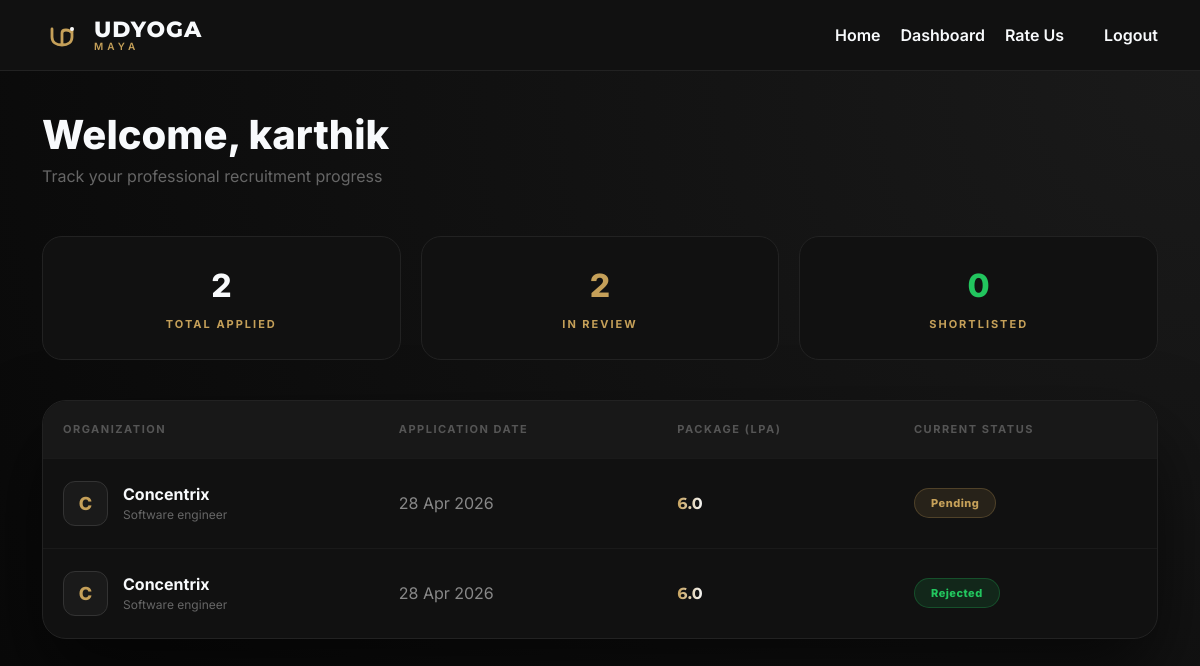
The app's page /dashboard/ (signed in) with its own data.
### placements/models.py (models this page shows, shortened)
class Application(models.Model):
    STATUS_CHOICES = [
        ('Pending', 'Pending'),
        ('Accepted', 'Accepted'),
        ('Rejected', 'Rejected'),
    ]
    student = models.ForeignKey(User, on_delete=models.CASCADE)
    job = models.ForeignKey(JobPost, on_delete=models.CASCADE)
    applied_on = models.DateTimeField(auto_now_add=True)
    status = models.CharField(max_length=20, choices=STATUS_CHOICES, default="Pending")
    class Meta:
        unique_together = ('student', 'job')

class JobPost(models.Model):
    company_name = models.CharField(max_length=200)
    job_title = models.CharField(max_length=200)
    description = models.TextField()
    salary_lpa = models.FloatField(verbose_name="Package in LPA")
    min_cgpa_required = models.DecimalField(max_digits=4, decimal_places=2)
    posted_on = models.DateTimeField(auto_now_add=True)

### placements/views.py (the view)
# urls.py: path('dashboard/', views.dashboard, name='dashboard'),
@login_required
def dashboard(request):
    user_applications = Application.objects.filter(student=request.user).select_related('job')
    return render(request, 'dashboard.html', {'applications': user_applications})

### placements/templates/dashboard.html (shortened to what this page needs)
{% extends 'base.html' %}
{% block content %}
<div class="dashboard-wrapper">
    <div class="container">
        <div class="mb-5">
            <h1 style="color: #f8fafc; font-weight: 800; margin-bottom: 5px;">Welcome, {{ user.username }}</h1>
            <p style="color: #666;">Track your professional recruitment progress</p>
        </div>
        <div class="stats-grid">
            <div class="stat-card">
                <span class="stat-value">{{ applications|length }}</span>
                <span class="stat-label">Total Applied</span>
            </div>
            <div class="stat-card">
                <span class="stat-value" style="color: #c5a059;">
                    {% if applications %}{{ applications|length }}{% else %}0{% endif %}
                </span>
                <span class="stat-label">In Review</span>
            </div>
            <div class="stat-card">
                <span class="stat-value" style="color: #22c55e;">0</span>
                <span class="stat-label">Shortlisted</span>
            </div>
        </div>
        <div class="main-card">
            {% if applications %}
                <div class="table-responsive">
                    <table class="table-custom">
                        <thead>
                            <tr>
                                <th>Organization</th>
                                <th>Application Date</th>
                                <th>Package (LPA)</th>
                                <th>Current Status</th>
                            </tr>
                        </thead>
                        <tbody>
                            {% for app in applications %}
                            <tr>
                                <td>
                                    <div class="d-flex align-items-center">
                                        <div class="company-logo-placeholder">
                                            {{ app.job.company_name|slice:":1" }}
                                        </div>
                                        <div>
                                            <div style="font-weight: 700; font-size: 16px;">{{ app.job.company_name }}</div>
                                            <div style="color: #666; font-size: 12px;">{{ app.job.job_title }}</div>
                                        </div>
                                    </div>
                                </td>
                                <td style="color: #888;">{{ app.applied_on|date:"d M Y" }}</td>
                                <td><span class="salary-tag">{{ app.job.salary_lpa }}</span></td>
                                <td>
                                    <span class="status-pill {% if app.status == 'Pending' %}pill-pending{% else %}pill-accepted{% endif %}">
                                        {{ app.status }}
                                    </span>
                                </td>
                            </tr>
                            {% endfor %}
                        </tbody>
                    </table>
                </div>
            {% else %}
                <div class="text-center py-5">
                    <p style="color: #666;">No active applications found. Explore jobs to get started.</p>
                    <a href="{% url 'home' %}" class="btn-gold" style="display: inline-block; text-decoration: none;">Explore Jobs</a>
                </div>
            {% endif %}
        </div>
    </div>
</div>
{% endblock %}

### placements/templates/base.html (style rules this page uses)
:root { --charcoal: #080808; --matte-gold: #c5a059; --paper-white: #f8fafc; }
body { background-color: var(--charcoal); color: var(--paper-white); font-family: 'Inter', sans-serif; margin: 0; min-height: 100vh; }

### placements/templates/dashboard.html (style rules this page uses)
.dashboard-wrapper { padding: 40px 20px; background: radial-gradient(circle at top right, #1a1a1a, #080808); min-height: 95vh; }
.stats-grid { display: grid; grid-template-columns: repeat(auto-fit, minmax(200px, 1fr)); gap: 20px; margin-bottom: 40px; }
.stat-card { background: #111; border: 1px solid #222; padding: 25px; border-radius: 20px; text-align: center; transition: 0.3s; }
.stat-value { font-size: 32px; font-weight: 800; color: #f8fafc; display: block; }
.stat-label { color: #c5a059; font-size: 11px; text-transform: uppercase; letter-spacing: 2px; font-weight: 700; }
.main-card { background: #111; border: 1px solid #222; border-radius: 24px; overflow: hidden; box-shadow: 0 40px 80px rgba(0,0,0,0.6); }
.table-custom { width: 100%; border-collapse: separate; border-spacing: 0; }
.table-custom th { background: #181818; color: #555; font-size: 11px; text-transform: uppercase; letter-spacing: 1.5px; padding: 20px; border: none; }
.table-custom tr { transition: 0.2s; }
.table-custom td { padding: 22px 20px; border-top: 1px solid #1a1a1a; color: #f8fafc; vertical-align: middle; }
.company-logo-placeholder { width: 45px; height: 45px; background: #1a1a1a; border: 1px solid #333; border-radius: 12px; display: flex; align-items: center; justify-content: center; color: #c5a059; font-weight: 800; font-size: 18px; margin-right: 15px; }
.status-pill { padding: 6px 16px; border-radius: 100px; font-size: 11px; font-weight: 800; display: inline-block; letter-spacing: 0.5px; }
.pill-pending { background: #c5a05920; color: #c5a059; border: 1px solid #c5a05940; }
.pill-accepted { background: #22c55e20; color: #22c55e; border: 1px solid #22c55e40; }
.salary-tag { font-family: 'Montserrat', sans-serif; font-weight: 700; background: linear-gradient(to right, #c5a059, #f8fafc); -webkit-background-clip: text; -webkit-text-fill-color: transparent; }

### records on screen
Application: job.company_name "C", job.company_name "Concentrix", job.job_title "Software engineer", applied_on "28 Apr 2026", job.salary_lpa "6.0", status "Pending"
Application: job.company_name "C", job.company_name "Concentrix", job.job_title "Software engineer", applied_on "28 Apr 2026", job.salary_lpa "6.0", status "Rejected"

### other values on screen
{{ user.username }} "karthik"
{{ applications|length }} "2"
